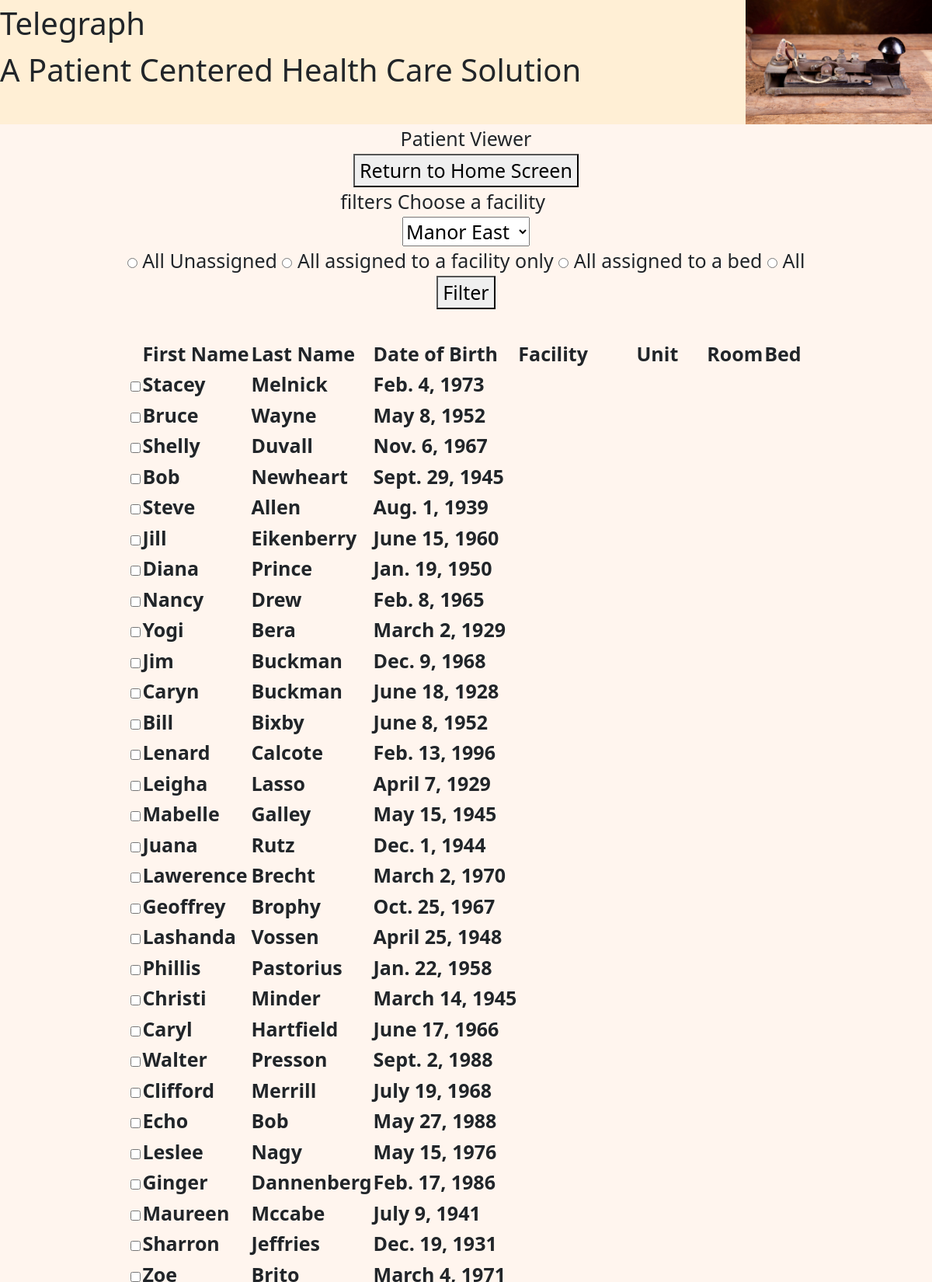
The page /patient/view_patients/ (upper part) on the database its author committed.
### patient/models.py (models this page shows, shortened)
class Patients(models.Model):
    First_Name = models.CharField(max_length=50)
    Last_Name  = models.CharField(max_length=50)
    Date_of_Birth = models.DateField()

### patient/views.py (the view)
# urls.py: path('view_patients/', views.view_patients, name='view_patients'),
def view_patients(request):
    FacilityList = Facility.objects.all().order_by('name')
    this_facility = FacilityList[0]
    assigned_patients = Patients_Location.objects.all()
    unassigned_patients = \
        Patients.objects.filter(~Q(patients_location__pk__in=Patients_Location.objects.values('pk')))
    this_patient = unassigned_patients[0]
    if request.method=='POST':
        what_to_do=request.POST.get('what_to_do')
        facility_name=request.POST.get('facility_dropdown')
        if facility_name in {'',None}:
            facility_name = FacilityList[0].name
        this_facility = Facility.objects.get(name=facility_name)
        return render (request,'patient/view_patients.html',
            {'FacilityList':FacilityList,
            'this_facility':this_facility,})
    else:
        return render (request,'patient/view_patients.html',
            {'FacilityList':FacilityList,
            'this_facility':this_facility,
            'assigned_patients':assigned_patients,
            'unassigned_patients':unassigned_patients,
            })

### organization/models.py (called while the page is built)
    def __str__(self):
        return '%s ' % (self.name)

### patient/templates/patient/View_Patients.html (shortened to what this page needs)
{% extends 'Base.html' %}
{% block content %}
<center>
    Patient Viewer
<br>
<form action='/'>
    <button type="submit">Return to Home Screen</button>
</form>
<form method="POST">
    filters
    <label for="facility_dropdown">Choose a facility</label><br>
    <select name="facility_dropdown" id="facility_dropdown">
        {% for one_facility in FacilityList %}
            {% if one_facility.name == this_facility.name %}
                <option value="{{one_facility.name}}" selected>{{one_facility.name}}</option>
            {% else %}
                <option value="{{one_facility.name}}">{{one_facility.name}}</option>
            {% endif %}
        {% endfor %}
    </select><br>
    <input type='radio' id='patient_choice_1' name='which_patients' value='unassigned'>
    <lable for='patient_choice_1'>All Unassigned</lable>
    <input type='radio' id='patient_choice_2' name='which_patients' value='assigned_to_facility'>
    <lable for='patient_choice_2'>All assigned to a facility only</lable>
    <input type='radio' id='patient_choice_3' name='which_patients' value='assigned_to_room'>
    <lable for='patient_choice_3'>All assigned to a bed</lable>
    <input type='radio' id='patient_choice_4' name='which_patients' value='all'>
    <lable for='patient_choice_4'>All</lable>
    <BR><button type="submit">Filter</button>
</form>
<BR>
<form method='POST' action='/patient/edit_patient/'>
    <table>
        <tr>
            <th></th>
            <th>First Name</th>
            <th>Last Name</th>
            <th>Date of Birth</th>
            <th>Facility</th>
            <th>Unit</th>
            <th>Room</th>
            <th>Bed</th>
        </tr>
        {% for one_patient in unassigned_patients %}
            <tr>
                <th><input type='checkbox' value={{one_patient.id}} name=patientcb{{one_patient.id}}></th>
                <th>{{one_patient.First_Name}}</th>
                <th>{{one_patient.Last_Name}}</th>
                <th>{{one_patient.Date_of_Birth}}</th>
            </tr>
        {% endfor %}
    </table>
</form>
</center>
{% endblock %}

### Static/css/style.css (style rules this page uses)
body { background: seashell; font-size: 25px; position: relative; }
label { display: inline-block; clear: left; width: 250px; text-align: left; }
input { display: inline-block; font-size: 1em; }

### rows shown on the page
Patients: First_Name "Stacey", Last_Name "Melnick", Date_of_Birth "Feb. 4, 1973"
Patients: First_Name "Bruce", Last_Name "Wayne", Date_of_Birth "May 8, 1952"
Patients: First_Name "Shelly", Last_Name "Duvall", Date_of_Birth "Nov. 6, 1967"
Patients: First_Name "Bob", Last_Name "Newheart", Date_of_Birth "Sept. 29, 1945"
Patients: First_Name "Steve", Last_Name "Allen", Date_of_Birth "Aug. 1, 1939"
Patients: First_Name "Jill", Last_Name "Eikenberry", Date_of_Birth "June 15, 1960"
Patients: First_Name "Diana", Last_Name "Prince", Date_of_Birth "Jan. 19, 1950"
Patients: First_Name "Nancy", Last_Name "Drew", Date_of_Birth "Feb. 8, 1965"
Patients: First_Name "Yogi", Last_Name "Bera", Date_of_Birth "March 2, 1929"
Patients: First_Name "Jim", Last_Name "Buckman", Date_of_Birth "Dec. 9, 1968"
Patients: First_Name "Caryn", Last_Name "Buckman", Date_of_Birth "June 18, 1928"
Patients: First_Name "Bill", Last_Name "Bixby", Date_of_Birth "June 8, 1952"
Patients: First_Name "Lenard", Last_Name "Calcote", Date_of_Birth "Feb. 13, 1996"
Patients: First_Name "Leigha", Last_Name "Lasso", Date_of_Birth "April 7, 1929"
Patients: First_Name "Mabelle", Last_Name "Galley", Date_of_Birth "May 15, 1945"
Patients: First_Name "Juana", Last_Name "Rutz", Date_of_Birth "Dec. 1, 1944"
Patients: First_Name "Lawerence", Last_Name "Brecht", Date_of_Birth "March 2, 1970"
Patients: First_Name "Geoffrey", Last_Name "Brophy", Date_of_Birth "Oct. 25, 1967"
Patients: First_Name "Lashanda", Last_Name "Vossen", Date_of_Birth "April 25, 1948"
Patients: First_Name "Phillis", Last_Name "Pastorius", Date_of_Birth "Jan. 22, 1958"
Patients: First_Name "Christi", Last_Name "Minder", Date_of_Birth "March 14, 1945"
Patients: First_Name "Caryl", Last_Name "Hartfield", Date_of_Birth "June 17, 1966"
Patients: First_Name "Walter", Last_Name "Presson", Date_of_Birth "Sept. 2, 1988"
Patients: First_Name "Clifford", Last_Name "Merrill", Date_of_Birth "July 19, 1968"
Patients: First_Name "Echo", Last_Name "Bob", Date_of_Birth "May 27, 1988"
Patients: First_Name "Leslee", Last_Name "Nagy", Date_of_Birth "May 15, 1976"
Patients: First_Name "Ginger", Last_Name "Dannenberg", Date_of_Birth "Feb. 17, 1986"
Patients: First_Name "Maureen", Last_Name "Mccabe", Date_of_Birth "July 9, 1941"
Patients: First_Name "Sharron", Last_Name "Jeffries", Date_of_Birth "Dec. 19, 1931"

### other values the page prints
form field facility_dropdown "Manor East"
